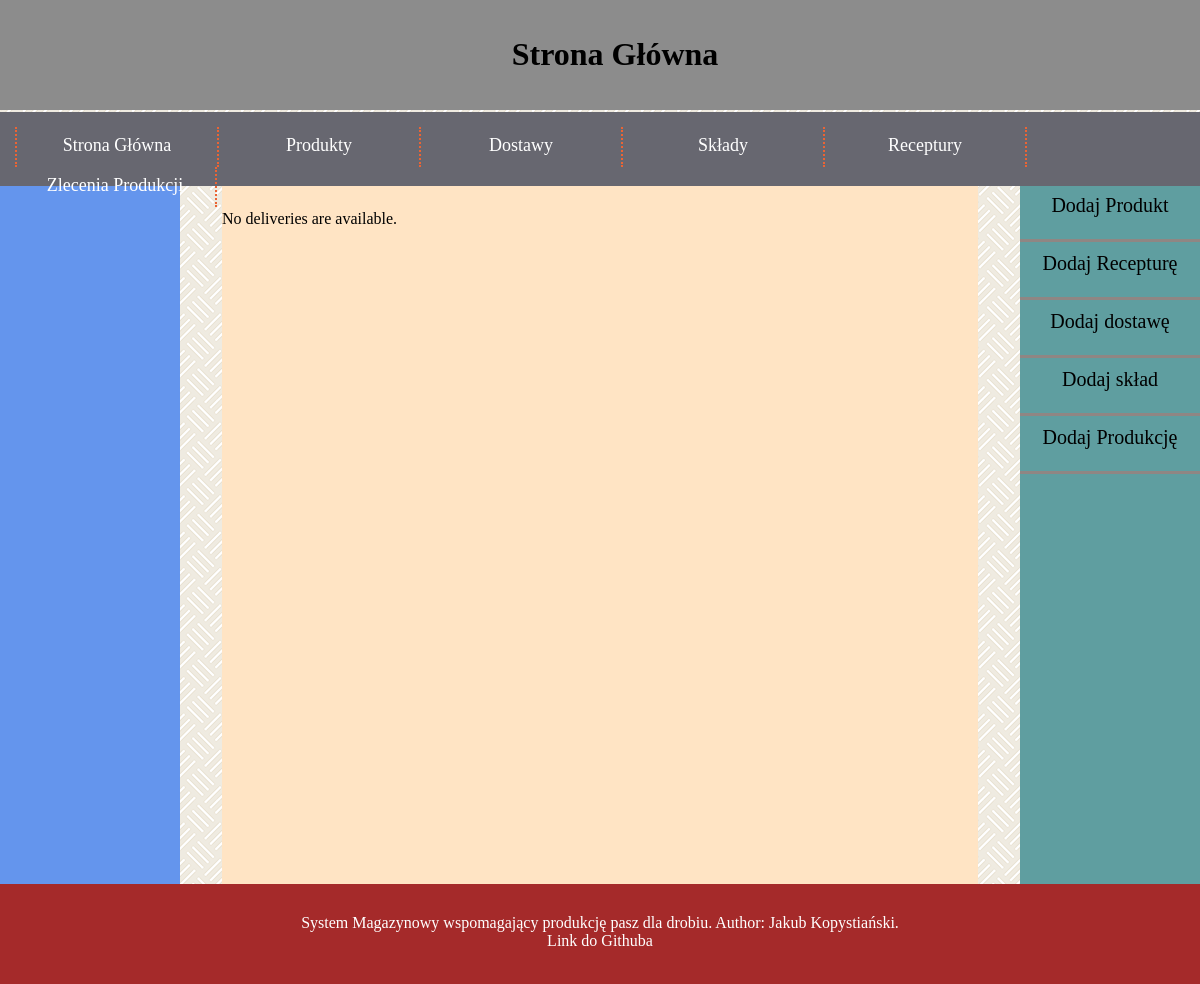
Before: /warehouse/ with the older database file.
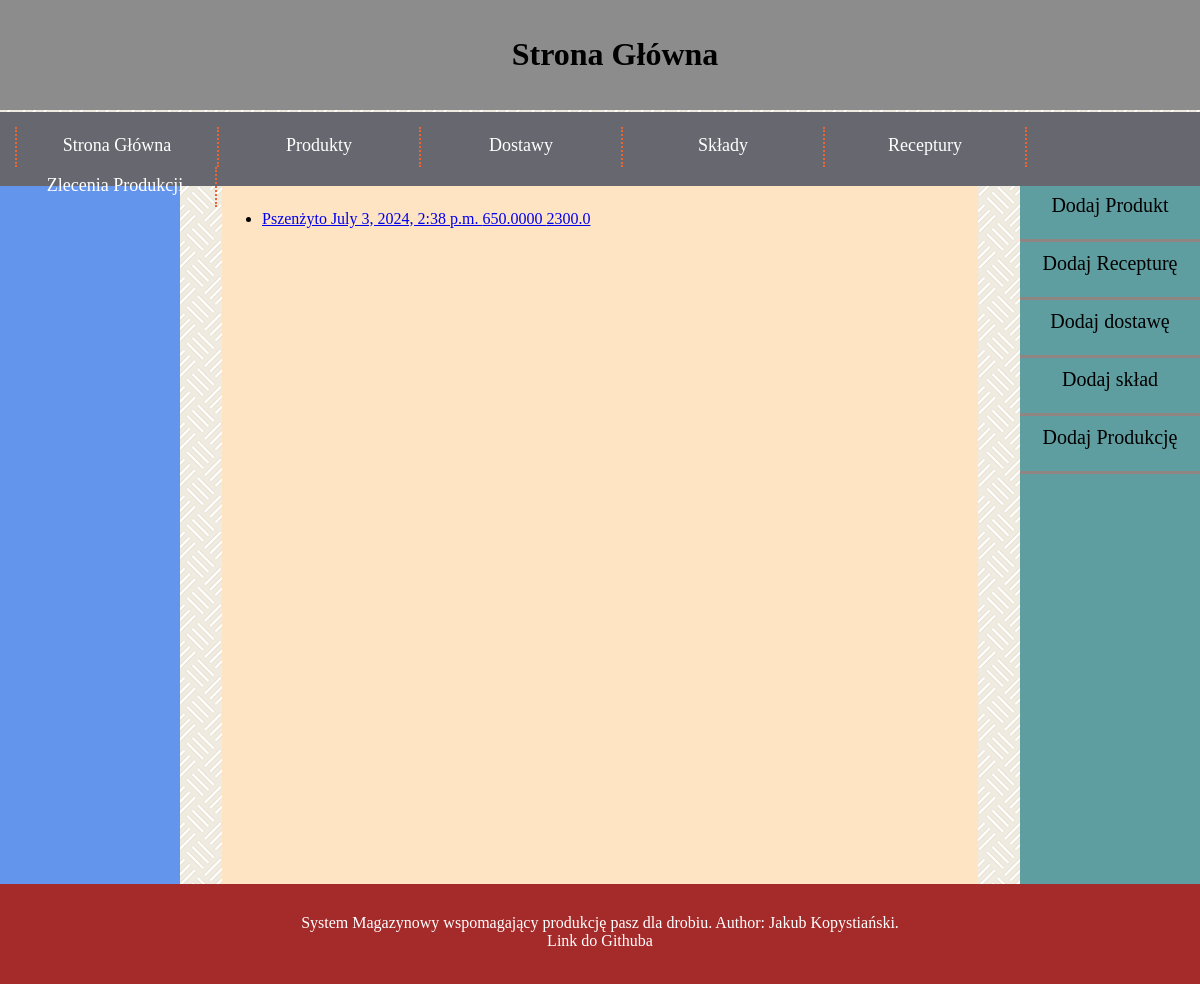
After: the same page with the newer database file.
### warehouse/models.py (models this page shows, shortened)
class Delivery(models.Model):
    product = models.ForeignKey(Product, models.CASCADE)
    price = MoneyField(max_digits=19, decimal_places=4, default_currency='PLN')
    date = models.DateTimeField(default=timezone.now)
    initial_quantity = models.FloatField()
    used_quantity = models.FloatField()
    waste = models.FloatField()
    is_finished = models.BooleanField()

class Product(models.Model):
    product_name = models.CharField(max_length=1024)
    wilgotnosc = models.DecimalField(max_digits=3, decimal_places=1, default=12, validators=PERCENTAGE_VALIDATOR)
    energia_metaboliczna = models.FloatField()
    bialko_ogolne = models.DecimalField(max_digits=3, decimal_places=1, default=12, validators=PERCENTAGE_VALIDATOR)
    lizyna = models.FloatField()
    metionina = models.FloatField()
    cystyna = models.FloatField()
    treonina = models.FloatField()
    tryptofan = models.FloatField()
    arginina = models.FloatField()
    walina = models.FloatField()
    izoleucyna = models.FloatField()
    wapn = models.FloatField(default=0)
    fosfor_przyswajalny = models.FloatField()
    sod = models.FloatField()
    kwas_linolowy = models.FloatField()

### warehouse/views.py (the view)
# urls.py: path("", views.index, name="index"),
def index(request):
    latest_deliveries_list      = Delivery.objects.all()
    latest_products_list        = Product.objects.all()
    latest_compositions_list    = Composition.objects.all()
    latest_productions_list     = Production.objects.all()
    latest_recipes_list         = Recipe.objects.all()
    context = {
        "latest_deliveries_list": latest_deliveries_list,
        "latest_products_list": latest_products_list,
        "latest_compositions_list": latest_compositions_list,
        "latest_productions_list": latest_productions_list,
        "latest_recipes_list": latest_recipes_list,
    }
    return render(request, "warehouse/index.html", context)

### warehouse/templates/warehouse/index.html
{% extends "base.html" %}
{% block title %}Strona Główna{% endblock %}
{% block content %}
  {% if latest_deliveries_list %}
    <ul>
      {% for delivery in latest_deliveries_list %}
        <li><a href="/warehouse/delivery/{{ delivery.id }}/">{{ delivery.product.product_name }} {{delivery.date}} {{delivery.price}} {{delivery.initial_quantity }}</a></li>
      {% endfor %}
    </ul>
  {% else %}
      <p>No deliveries are available.</p>
  {% endif %}
{% endblock %}

### warehouse/templates/base.html (shortened to what this page needs)
<!doctype html>
<html lang="pl">
<head>
  {% load static %}
  <link rel="stylesheet" href="{% static 'warehouse/style.css' %}"/>
</head>
<body>
  <div id="logo">
    <h1>{% block title %}{% endblock %}</h1>
  </div>
  <div id="menu">
    <ol id="menuol">
      <li><a href="/warehouse/">Strona Główna</a></li>
      <li><a href="#">Produkty</a>
      </li>
      <li><a href="#">Dostawy</a>
      </li>
      <li><a href="#">Składy</a>
      </li>
      <li><a href="#">Receptury</a>
      </li>
      <li><a href="#">Zlecenia Produkcji</a>
      </li>
    </ol>
  </div>
  <div id="navigation">
  </div>
  <div id="container">
    <div id="content">
        {% block content %}{% endblock %}
    </div>
  </div>
  <div id="additions">
    <a href="/warehouse/add_product/" class="addlink">
      <div class="additem">
        Dodaj Produkt
      </div>
    </a>
    <a href="/warehouse/add_recipe/" class="addlink">
      <div class="additem">
        Dodaj Recepturę
      </div>
    </a>
    <a href="/warehouse/add_delivery/" class="addlink">
      <div class="additem">
        Dodaj dostawę
      </div>
    </a>
    <a href="/warehouse/add_composition/" class="addlink">
      <div class="additem">
        Dodaj skład
      </div>
    </a>
    <a href="/warehouse/add_production/" class="addlink">
      <div class="additem">
        Dodaj Produkcję
      </div>
    </a>
  </div>
  <div id="footer">
    System Magazynowy wspomagający produkcję pasz dla drobiu. Author: Jakub Kopystiański.
    <br/>
    Link do Githuba
  </div>
</body>
</html>

### warehouse/static/warehouse/style.css (style rules this page uses)
body { background-image: url("tlo.png"); color: white; margin: 0; }
#logo { width: 100%; background-color: rgb(140, 140, 140); color: black; text-align: center; padding: 15px; position: sticky; top: 0px; }
#menu { width: 100%; background-color: #676770; color: black; text-align: center; padding: 15px; position: sticky; top: 112px; }
#menuol { padding: 0; margin: 0; list-style-type: none; font-size: 18px; height: 40px; line-height: 200%; display: inline-block; }
#menuol a { color: white; text-decoration: none; display: block; }
#menuol > li { float: left; width: 200px; height: 40px; border-right: 2px dotted #eb6434; }
#menuol > li:first-child { border-left: 2px dotted #eb6434; }
#navigation { float: left; background-color: cornflowerblue; color: black; width: 15%; min-height: 700px; }
#container { float: left; width: 70%; min-height: 700px; }
#content { background-color: bisque; color: black; width: 90%; padding-top: 10px; margin-top: 0; margin-bottom: 0; margin-left: auto; margin-right: auto; min-height: 690px; }
#additions { float: right; background-color: cadetblue; color: black; width: 15%; min-height: 700px; }
#footer { clear: both; background-color: brown; min-height: 70px; text-align: center; padding-top: 30px; }
.additem { height: 35px; font-size: 20px; padding: 10px; text-align: center; border-bottom: 3px solid #8f8683; }
a.addlink { color: black; text-decoration: none; }

Changed rows visible on the page:
added Delivery: product.product_name "Pszenżyto", date "July 3, 2024, 2:38 p.m.", price "650.0000", initial_quantity "2300.0"
Other visible differences:
text no longer shown: "No deliveries are available."
